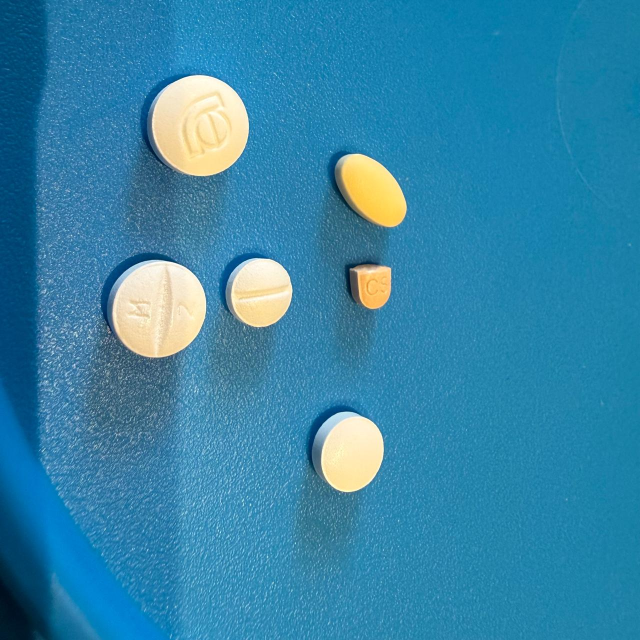
#> input picture images/n1.jpeg, 1280 x 1280 px (shown at 1/2 size)
$ jupyter execute spv_contador_comprimidos.ipynb
#> lines starting #> are read from the running program, lines starting #| are printed output that depends on the picture; after the words box and inside, x2 and y2 are one past the last pixel; in counts of white or black regions, pixels touching at a corner belong together
#> in exibir_deteccao_comprimidos, img is the input picture: shape (1280, 1280, 3); mean B, G, R 168.5, 132.7, 51.9
# Sistema de Processamento Visual — Contador de Comprimidos
**Equipe:** Os Laplacianos
**Integrantes:** Matheus Foresto Moselli · Marcos Vinicius Medeiros da Silva · Karl Eloy Marques Henrique
**Disciplina:** MCZA018 – Processamento Digital de Imagens
**Data de Publicação:** 30/03/2026

---
## 1. Imports

[cell 1]
# Equipe: Os Laplacianos
# Integrantes: Matheus Foresto Moselli, Marcos Vinicius Medeiros da Silva, Karl Eloy Marques Henrique
# Data: 30/03/2026  |  Programa: spv_contador_comprimidos.ipynb
# Descrição: SPV para contagem automática de comprimidos via processamento de imagem.
# Execução: jupyter notebook spv_contador_comprimidos.ipynb

import cv2
import numpy as np
import matplotlib.pyplot as plt
import os

# Definindo quantidade de comprimidos por imagem para etapas posteriores
ground_truth = {
    'n1.jpeg': 6,
    'n2.jpeg': 6,
    'n3.jpeg': 4,
    'n4.jpeg': 6,
}

## 2. Parâmetros Globais

[cell 2]
# Pré-processamento
KERNEL_BLUR        = 31     # Tamanho do filtro Gaussiano
CLAHE_CLIP         = 2.0    # Limite de contraste do CLAHE
CLAHE_GRID         = (8, 8) # Grade de tiles do CLAHE

# Morfologia
KERNEL_MORPH       = 21     # Mantido igual ao código original

# Filtragem de regiões
AREA_MIN           = 1500   # Área mínima para considerar como comprimido (px²)
CIRCULARIDADE_MIN  = 0.6    # Circularidade mínima (0=qualquer, 1=círculo perfeito)

# Watershed
KERNEL_WATERSHED = 3
DIST_TRANSFORMATION_MASK_SIZE = 0
PERCENT_MAX_DISTANCE = 0.1

## 3. Fluxo de processamento

### [A] Pré-processamento
*Conceitos aplicados: **Processamento de Cores** e **Histograma / Equalização***

[cell 3]
def preprocessar(img):
    """
    Aplica processamento de cores e equalização de histograma.

    Etapas:
        1. BGR → LAB  : separa luminância (L) de crominância (a, b),
                        tornando o contraste independente da cor.
        2. CLAHE      : equalização adaptativa com limite de contraste no
                        canal L — realça bordas de comprimidos sem
                        amplificar ruídos de fundo.
        3. Gaussiano  : suaviza ruídos de textura antes da binarização.

    Parâmetros:
        img : imagem BGR lida pelo OpenCV

    Retorna:
        blur     : imagem em tons de cinza suavizada (entrada para binarizar)
        img_rgb  : imagem original em RGB (para exibição via matplotlib)
    """
    img_rgb = cv2.cvtColor(img, cv2.COLOR_BGR2RGB)

    # Obtendo o canal L
    lab = cv2.cvtColor(img, cv2.COLOR_BGR2LAB)
#> lab: shape (1280, 1280, 3); mean of channels 0, 1, 2 133.8, 118.4, 102.4
    canal_l = lab[:, :, 0]
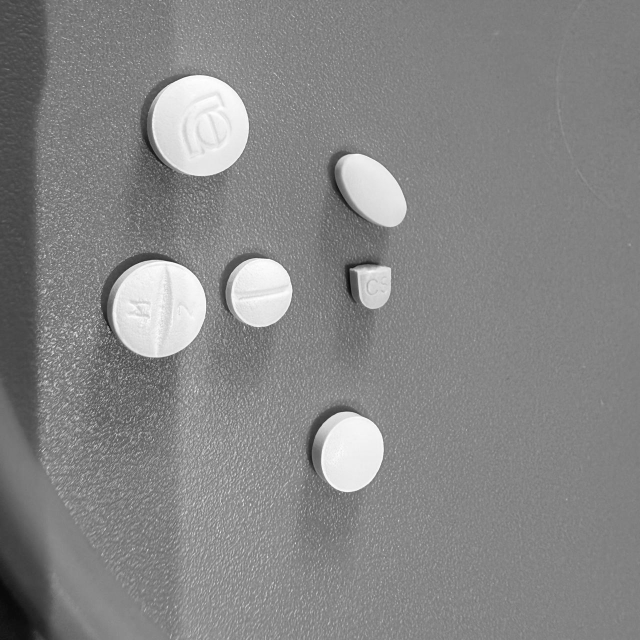
#> canal_l: shape (1280, 1280) (shown at 1/2 size); min 5, max 255, mean 133.8

    # Aplicando CLAHE (Contrast Limited Adaptive Histogram Equalization) no canal L
    clahe = cv2.createCLAHE(clipLimit=CLAHE_CLIP, tileGridSize=CLAHE_GRID)
    canal_l_eq = clahe.apply(canal_l)
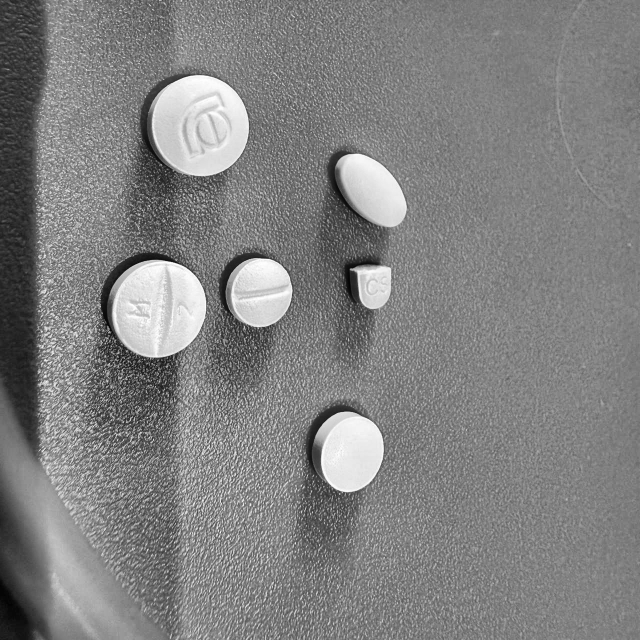
#> canal_l_eq: shape (1280, 1280) (shown at 1/2 size); min 1, max 255, mean 128.9
    lab[:, :, 0] = canal_l_eq
#> lab: shape (1280, 1280, 3); mean of channels 0, 1, 2 128.9, 118.4, 102.4

    # Converter de volta para BGR e extrair cinza equalizado
    img_eq = cv2.cvtColor(lab, cv2.COLOR_LAB2BGR)
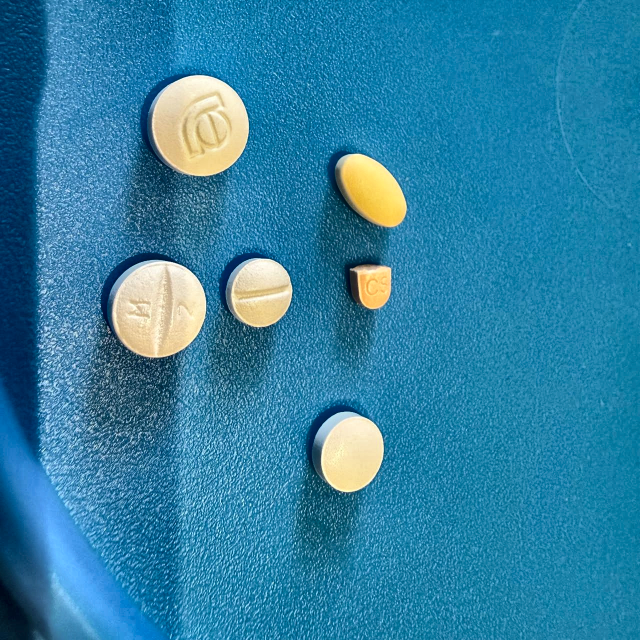
#> img_eq: shape (1280, 1280, 3) (shown at 1/2 size); mean B, G, R 163.7, 128.4, 46.7
    gray   = cv2.cvtColor(img_eq, cv2.COLOR_BGR2GRAY)

    # Filtragem: Gaussiano
    blur = cv2.GaussianBlur(gray, (KERNEL_BLUR, KERNEL_BLUR), 0)
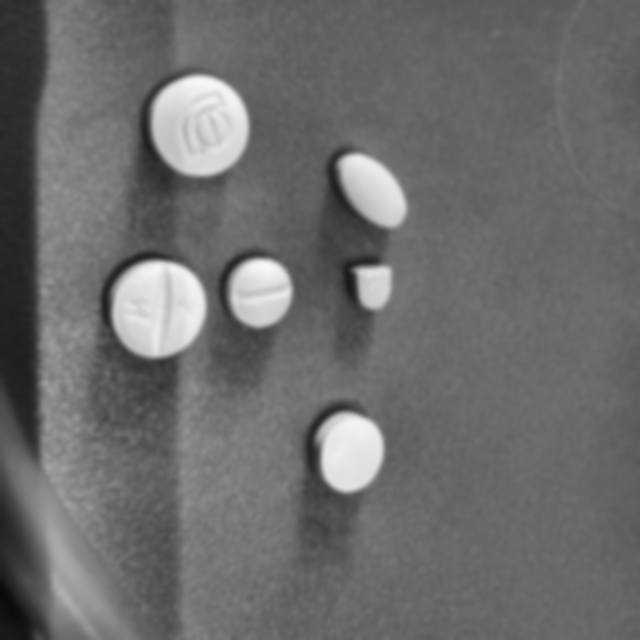
#> blur: shape (1280, 1280) (shown at 1/2 size); min 9, max 248, mean 108

    return blur, img_rgb

### [B] Binarização e Morfologia
*Conceitos aplicados: **Operadores Morfológicos** e binarização por limiar de Otsu*

[cell 4]
def binarizar(blur):
    """
    Binariza a imagem e aplica operadores morfológicos.

    Etapas:
        1. Otsu      : limiar automático — separa comprimidos do fundo
                       sem parâmetro manual, adaptando-se a diferentes
                       iluminações.
        2. MORPH_OPEN: erosão seguida de dilatação com kernel 15×15 —
                       remove ruídos menores que o kernel e suaviza
                       bordas dos comprimidos.

    Parâmetros:
        blur : imagem em tons de cinza suavizada (saída de preprocessar)

    Retorna:
        opening : máscara binária com regiões de comprimidos
    """
    # Binarização Otsu
    _, binary = cv2.threshold(blur, 0, 255, cv2.THRESH_BINARY + cv2.THRESH_OTSU)
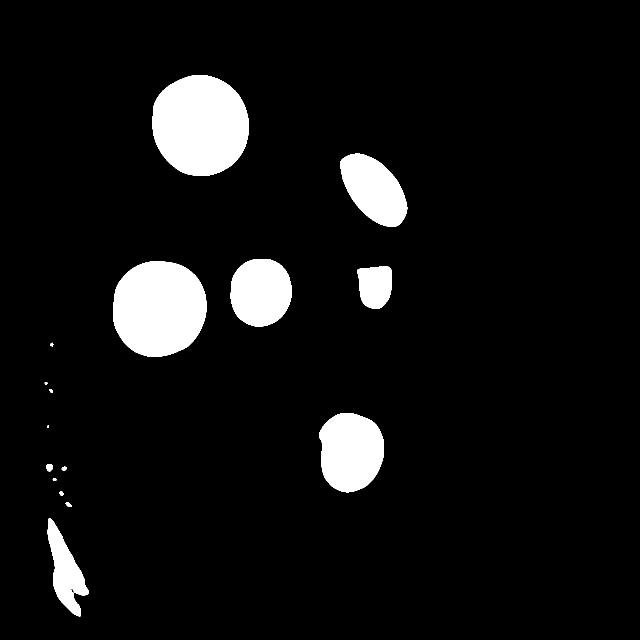
#> binary: shape (1280, 1280) (shown at 1/2 size); 7% white; 16 white regions (1 under 20 px), largest, box (x1, y1, x2, y2) and area: (305, 150, 498, 352) 30923, (226, 522, 413, 714) 28773, (638, 826, 768, 985) 16343

    # Operadores Morfológicos
    kernel  = np.ones((KERNEL_MORPH, KERNEL_MORPH), np.uint8)

    # Remove mancas brancas pequenas
    opening = cv2.morphologyEx(binary, cv2.MORPH_OPEN, kernel)
#> opening: shape (1280, 1280); 6.9% white; 7 white regions, largest, box (x1, y1, x2, y2) and area: (305, 150, 497, 352) 30903, (226, 523, 413, 713) 28735, (642, 827, 768, 983) 16235

    # Remove buracos
    closing = cv2.morphologyEx(opening, cv2.MORPH_CLOSE, kernel)
#> closing: shape (1280, 1280); 6.9% white; 7 white regions, largest, box (x1, y1, x2, y2) and area: (305, 150, 497, 352) 30903, (226, 523, 413, 713) 28735, (642, 827, 768, 983) 16252

    return closing

### [C] Segmentação com Watershed
*Conceito aplicado: **Segmentação — Watershed***

[cell 5]
def aplicar_watershed(img_binarizada, img_bgr):
    """
    Aplica o algoritmo Watershed para separar comprimidos sobrepostos.

    Etapas:
        1. Transformada de distância → picos = centros dos comprimidos
        2. Threshold nos picos → marcadores "frente certa" (objeto)
        3. Dilatação da máscara → marcadores "fundo certo"
        4. Região desconhecida = fundo_certo − frente_certa
        5. cv2.watershed() propaga os marcadores e traça bordas (−1)

    Parâmetros:
        img_binarizada  : máscara binária pós-morfologia (saída de binarizar)
        img_bgr  : imagem BGR original (necessária para cv2.watershed)

    Retorna:
        markers  : mapa de rótulos; cada comprimido recebe um ID único;
                   bordas Watershed marcadas com −1
    """
    kernel     = np.ones((KERNEL_WATERSHED, KERNEL_WATERSHED), np.uint8)
    fundo_certo = cv2.dilate(img_binarizada, kernel, iterations=3)
#> fundo_certo: shape (1280, 1280); 7.6% white; 7 white regions, largest, box (x1, y1, x2, y2) and area: (302, 147, 500, 355) 33303, (223, 520, 416, 716) 31033, (639, 824, 771, 986) 17980

    dist_transform = cv2.distanceTransform(
        img_binarizada,
        cv2.DIST_L2,
        DIST_TRANSFORMATION_MASK_SIZE
    )
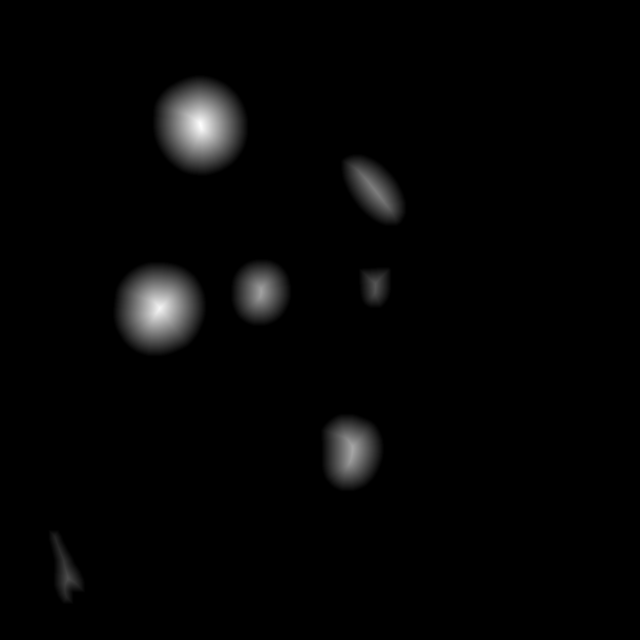
#> dist_transform: shape (1280, 1280) float32 (shown at 1/2 size); min 0, max 96, mean 1.8; drawn with min black and max white

    _, frente_certa = cv2.threshold(
        dist_transform,
        PERCENT_MAX_DISTANCE * dist_transform.max(),
        255,
        0
    )
#> frente_certa: shape (1280, 1280) float32; 5.2% white; 7 white regions, largest, box (x1, y1, x2, y2) and area: (314, 159, 488, 343) 25337, (235, 532, 404, 704) 23378, (651, 836, 759, 974) 12248

    frente_certa = np.uint8(frente_certa)

    desconhecido = cv2.subtract(fundo_certo, frente_certa)
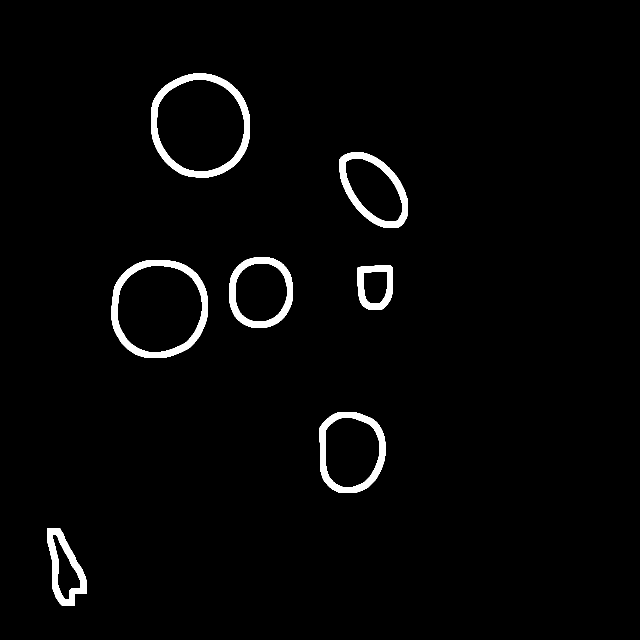
#> desconhecido: shape (1280, 1280) (shown at 1/2 size); 2.4% white; 7 white regions, largest, box (x1, y1, x2, y2) and area: (302, 147, 500, 355) 7966, (223, 520, 416, 716) 7655, (639, 824, 771, 986) 5732

    _, markers = cv2.connectedComponents(frente_certa)
#> markers: shape (1280, 1280) int32; 8 distinct labels, from 0 to 7
    markers = markers + 1
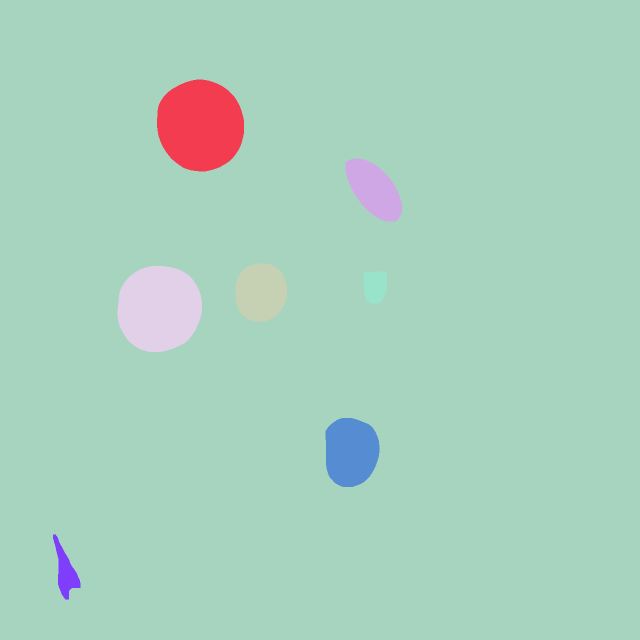
#> markers: shape (1280, 1280) int32 (shown at 1/2 size); 8 distinct labels, from 1 to 8; one colour per label, 0 black
    markers[desconhecido == 255] = 0
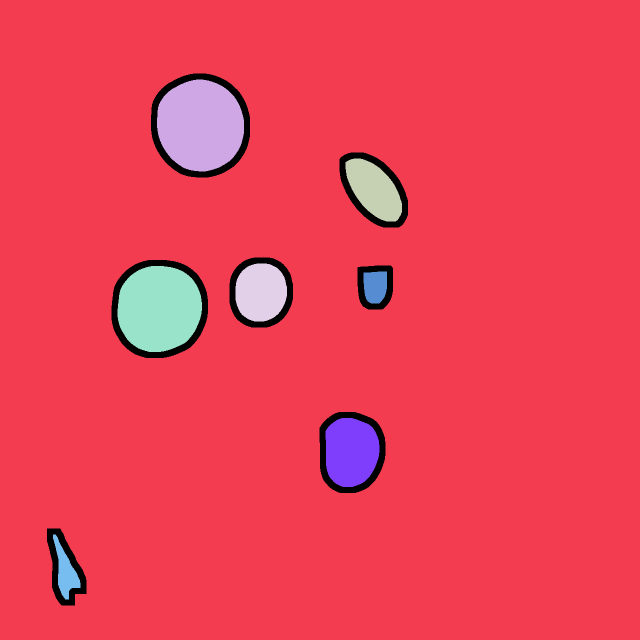
#> markers: shape (1280, 1280) int32 (shown at 1/2 size); 9 distinct labels, from 0 to 8; one colour per label, 0 black

    markers = cv2.watershed(img_bgr, markers)
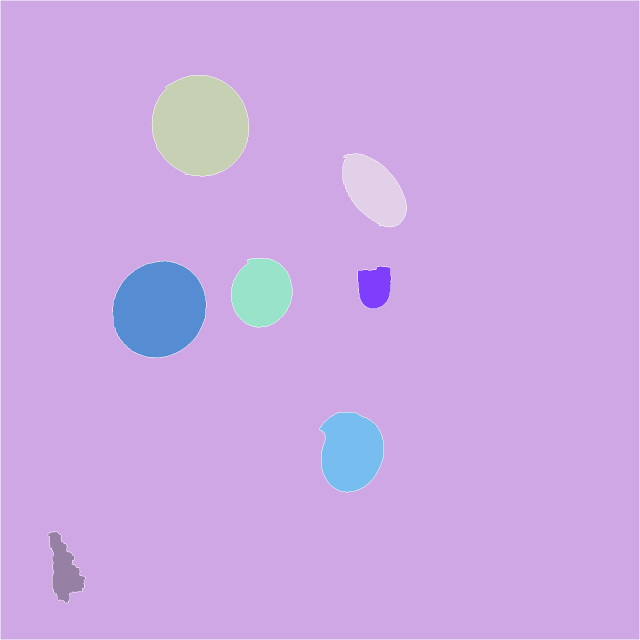
#> markers: shape (1280, 1280) int32 (shown at 1/2 size); 9 distinct labels, from -1 to 8; one colour per label, 0 black, -1 white
    # markers == -1 → borda entre dois objetos
    # markers == 1  → fundo
    # markers >= 2  → cada comprimido

    return markers

### [D] Detecção, Filtragem e Classificação

[cell 6]
def detectar(markers, img_rgb, nome_arquivo=""):
    """
    Extrai contornos do mapa de rótulos do Watershed e filtra por
    área e circularidade — mantendo a lógica original do colega.

    Classificação:
        circularidade > 0.85 → "Redonda"
        circularidade > 0.60 → "Elipse"

    Parâmetros:
        markers      : mapa de rótulos do Watershed
        img_rgb      : imagem RGB para desenhar os resultados
        nome_arquivo : usado no título do plot

    Retorna:
        result : imagem RGB anotada com contornos e rótulos
        count  : número de comprimidos detectados
    """
#> called with nome_arquivo = ''
    result = img_rgb.copy()
    count  = 0

    for region_id in np.unique(markers):
        if region_id <= 1:   # 1 = fundo, -1 = borda Watershed
            continue

        # Máscara isolada para esse comprimido
        mask_region = np.uint8(markers == region_id) * 255
        contours, _ = cv2.findContours(
            mask_region, cv2.RETR_EXTERNAL, cv2.CHAIN_APPROX_SIMPLE
        )
        if not contours:
            continue
        cnt = contours[0]

        area = cv2.contourArea(cnt)
        if area <= AREA_MIN:
            continue

        perimeter    = cv2.arcLength(cnt, True)
        circularity  = (4 * np.pi * area / (perimeter ** 2)
                        if perimeter > 0 else 0)

        if circularity <= CIRCULARIDADE_MIN:
            continue

        count += 1
        tipo   = "Redonda" if circularity > 0.85 else "Elipse"

        cv2.drawContours(result, [cnt], -1, (0, 255, 0), 5)

        M  = cv2.moments(cnt)
        cX = int(M["m10"] / M["m00"]) if M["m00"] != 0 else 0
        cY = int(M["m01"] / M["m00"]) if M["m00"] != 0 else 0

        label = f"#{count}: {tipo}"
        cv2.putText(
            result,
            label,
            (cX + 50, cY),
            cv2.FONT_HERSHEY_SIMPLEX,
            1.2,
            (0, 255, 0),
            3
        )
#> this loop made 9 passes
#> (area, perimeter, circularity, tipo, cX, cY, label) on passes 3 to 8: (30249.5, 659, 0.875, 'Redonda', 400, 250, '#1: Redonda'), (12191, 465.6, 0.707, 'Elipse', 747, 380, '#2: Elipse'), (12816.5, 432.7, 0.86, 'Redonda', 522, 584, '#3: Redonda'), (27806, 629.6, 0.881, 'Redonda', 318, 618, '#4: Redonda'), (4462, 269.2, 0.774, 'Elipse', 748, 573, '#5: Elipse'), (15717.5, 494.2, 0.809, 'Elipse', 701, 902, '#6: Elipse')
#> (the rest of the program and of its run is left out)
